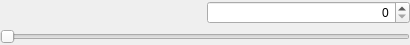
<?xml version="1.0" encoding="UTF-8"?>
<ui version="4.0">
 <class>ParameterSlider</class>
 <widget class="QWidget" name="ParameterSlider">
  <property name="geometry">
   <rect>
    <x>0</x>
    <y>0</y>
    <width>410</width>
    <height>45</height>
   </rect>
  </property>
  <property name="windowTitle">
   <string>Form</string>
  </property>
  <layout class="QVBoxLayout" name="verticalLayout">
   <property name="spacing">
    <number>4</number>
   </property>
   <property name="leftMargin">
    <number>0</number>
   </property>
   <property name="topMargin">
    <number>0</number>
   </property>
   <property name="rightMargin">
    <number>0</number>
   </property>
   <property name="bottomMargin">
    <number>0</number>
   </property>
   <item>
    <layout class="QHBoxLayout" name="horizontalLayout">
     <property name="spacing">
      <number>4</number>
     </property>
     <item>
      <widget class="ParameterDescriptionWidget" name="descriptionWidget" native="true">
       <property name="sizePolicy">
        <sizepolicy hsizetype="Ignored" vsizetype="Preferred">
         <horstretch>1</horstretch>
         <verstretch>0</verstretch>
        </sizepolicy>
       </property>
      </widget>
     </item>
     <item>
      <widget class="QDoubleSpinBox" name="doubleSpinBox">
       <property name="sizePolicy">
        <sizepolicy hsizetype="Ignored" vsizetype="Maximum">
         <horstretch>1</horstretch>
         <verstretch>0</verstretch>
        </sizepolicy>
       </property>
       <property name="focusPolicy">
        <enum>Qt::StrongFocus</enum>
       </property>
       <property name="alignment">
        <set>Qt::AlignRight|Qt::AlignTrailing|Qt::AlignVCenter</set>
       </property>
       <property name="correctionMode">
        <enum>QAbstractSpinBox::CorrectToNearestValue</enum>
       </property>
       <property name="decimals">
        <number>0</number>
       </property>
      </widget>
     </item>
    </layout>
   </item>
   <item>
    <widget class="QSlider" name="slider">
     <property name="orientation">
      <enum>Qt::Horizontal</enum>
     </property>
     <property name="tracking">
      <bool>false</bool>
     </property>
    </widget>
   </item>
  </layout>
 </widget>
 <customwidgets>
  <customwidget>
   <class>ParameterDescriptionWidget</class>
   <extends>QWidget</extends>
   <header>gui/parameter/ParameterVirtualWidget.h</header>
   <container>1</container>
  </customwidget>
 </customwidgets>
 <resources/>
 <connections/>
</ui>
